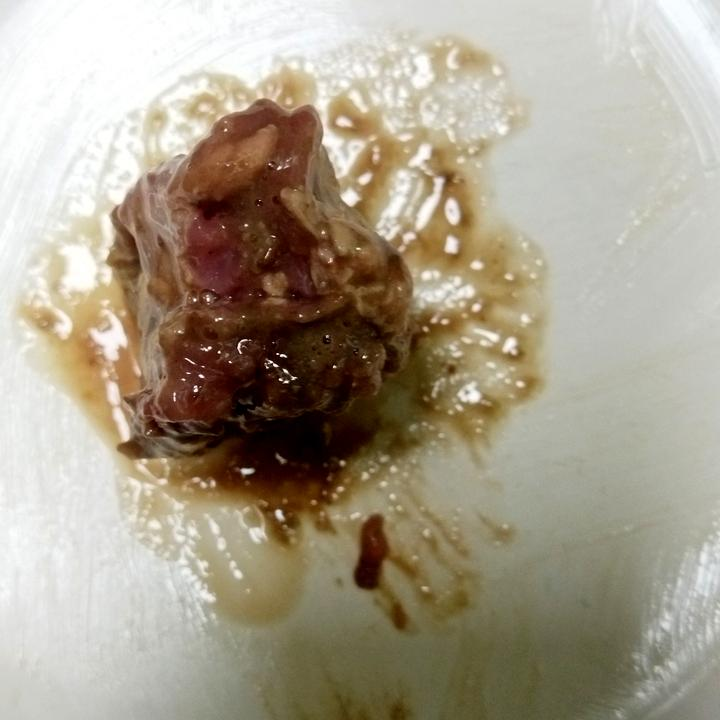
#> input picture dataset/busuk/busuk_1.jpg, 720 x 720 px; its folder holds only this picture in this run
$ jupyter execute --allow-errors percobaan_3.ipynb   (older library calls are emulated)
#> lines starting #> are read from the running program, lines starting #| are printed output that depends on the picture
#> further down, temp is the input picture: shape (720, 720, 3); mean B, G, R 139.8, 158.2, 168.2
[cell 1]
import numpy as np
import matplotlib.pyplot as plt
import matplotlib.image as im
import os
import pandas as pdk
import cv2 as cv
from skimage.color import rgb2gray
import math
import random
import pandas as pd
from skimage.feature import graycomatrix, graycoprops
from sklearn.model_selection import train_test_split
import seaborn as sns
from sklearn.decomposition import PCA
from sklearn.preprocessing import StandardScaler
from sklearn.metrics import confusion_matrix
from sklearn.metrics import accuracy_score, precision_score, recall_score, f1_score
from sklearn.neighbors import KNeighborsClassifier
from sklearn.ensemble import RandomForestClassifier
from sklearn.svm import SVC
from sklearn.discriminant_analysis import LinearDiscriminantAnalysis

`import numpy as np` : Digunakan untuk komputasi numerik dengan array dan matriks, serta menyediakan fungsi matematika tingkat tinggi untuk operasi ini.

`import matplotlib.pyplot as plt` : Digunakan untuk membuat visualisasi data seperti grafik dan plot.

`import matplotlib.image as im`: Digunakan untuk membaca dan memanipulasi gambar.

`import os`:  Digunakan untuk berinteraksi dengan sistem operasi, misalnya mengelola file dan direktori.

`import pandas` : Digunakan untuk manipulasi dan analisis data yang efisien dengan struktur data DataFrame dan Series.

`import cv2`: Digunakan untuk pemrosesan gambar dan video, termasuk fungsi untuk pengolahan citra digital.

`from skimage.color import rgb2gray` : Fungsi dari scikit-image yang digunakan untuk mengkonversi gambar RGB menjadi gambar grayscale.

`import math` : Menyediakan fungsi matematika dasar seperti trigonometri, logaritma, dll.

`import random` : Digunakan untuk menghasilkan angka acak dan melakukan berbagai operasi terkait.

`from skimage.feature import graycomatrix, graycoprops` : Digunakan untuk menghitung matriks co-occurrence tingkat abu-abu (GLCM) yang digunakan untuk menganalisis tekstur dan digunakan untuk menghitung sifat-sifat tekstur dari GLCM, seperti kontras, homogenitas, dan korelasi.

`from sklearn.model_selection import train_test_split` : Fungsi dari scikit-learn untuk membagi dataset menjadi set pelatihan dan pengujian.

`import seaborn as sns` :  Digunakan untuk membuat visualisasi statistik yang informatif dan menarik.

`from sklearn.decomposition import PCA` : Digunakan untuk reduksi dimensi data dengan cara mengubah data ke dalam komponen utama yang lebih sedikit tetapi tetap mempertahankan variasi data sebanyak mungkin.

`from sklearn.preprocessing import StandardScaler` : Digunakan untuk standarisasi fitur dengan menghapus rata-rata dan menskalakan ke varians unit.

`from sklearn.metrics import confusion_matrix` : Digunakan untuk menghitung matriks kebingungan yang memberikan gambaran tentang kinerja model klasifikasi.

`from sklearn.metrics import accuracy_score, precision_score, recall_score, f1_score` : Fungsi accuracy_score digunakan untuk menghitung akurasi klasifikasi, sedangkan precision_score digunakan untuk menghitung presisi klasifikasi. Fungsi recall_score menghitung recall atau sensitivitas klasifikasi, dan f1_score digunakan untuk menghitung skor F1 yang merupakan rata-rata harmonis dari presisi dan recall.

`from sklearn.neighbors import KNeighborsClassifier` : Algoritma k-Nearest Neighbors (k-NN) untuk klasifikasi data.

`from sklearn.ensemble import RandomForestClassifier`: Algoritma ensemble yang menggunakan banyak pohon keputusan untuk klasifikasi data.

`from sklearn.svm import SVC` Algoritma Support Vector Machine untuk klasifikasi data.

`from sklearn.discriminant_analysis import LinearDiscriminantAnalysis` : Algoritma untuk analisis diskriminan linear, digunakan untuk klasifikasi dan pengurangan dimensi.

# Data Loading

[cell 2]
folder = [
    "dataset/busuk/",
    "dataset/segar/",
    "dataset/setengah segar/"
]
data = []
labels = []
fileName = []
#> (the rest of this cell did not finish here and is left out)

Kode tersebut membaca gambar dari tiga folder berbeda dalam direktori "dataset" yang masing-masing berisi gambar daging busuk, segar, dan setengah segar. Untuk setiap gambar, kode akan menambahkan gambar tersebut ke dalam daftar data, menambahkan label yang sesuai (busuk, segar, atau setengah segar) ke dalam daftar labels, dan menambahkan nama file gambar tanpa ekstensi ke dalam daftar fileName. Jika ada gambar yang tidak dapat dimuat, pesan error akan dicetak dan gambar tersebut diabaikan. Label diubah menjadi huruf kecil dan spasi diganti dengan garis bawah.

Kemudian menampilkan sampel gambar dari setiap kategori label dalam dataset dalam fungsi `plot_samples`. Fungsi ini pertama-tama menemukan label unik dalam data, lalu membuat subplot dengan ukuran yang sesuai untuk menampilkan num_samples gambar dari setiap label. Untuk setiap label, fungsi memilih secara acak beberapa gambar, kemudian menampilkan gambar-gambar tersebut dalam subplot. Gambar grayscale ditampilkan dengan colormap 'gray', sementara gambar berwarna ditampilkan dengan konversi warna BGR ke RGB. Setiap gambar ditampilkan tanpa sumbu, dan subplot pertama dari setiap baris diberi judul sesuai dengan labelnya.

[cell 3]
def plot_samples(data, label, num_samples=5):
#> called with num_samples = 5
    unique_labels = np.unique(label)
    fig, axes = plt.subplots(len(unique_labels), num_samples, figsize=(num_samples*3, len(unique_labels)*3))
    for i, j in enumerate(unique_labels):
        indices = [idx for idx, l in enumerate(label) if l == j]
        sample_indices = random.sample(indices, num_samples)
        for k, sample_idx in enumerate(sample_indices):
            if data[sample_idx].ndim == 2:
                axes[i, k].imshow(data[sample_idx], cmap='gray')
            elif data[sample_idx].shape[2] == 3:
                image = data[sample_idx][:, :, ::-1]
                axes[i, k].imshow(image)
            axes[i, k].axis('off')
            if k == 0:
                axes[i, k].set_title(f'Label: {j}')
#> `grayimage = cv.cvtColor(temp, cv.COLOR_BGR2GRAY)`:
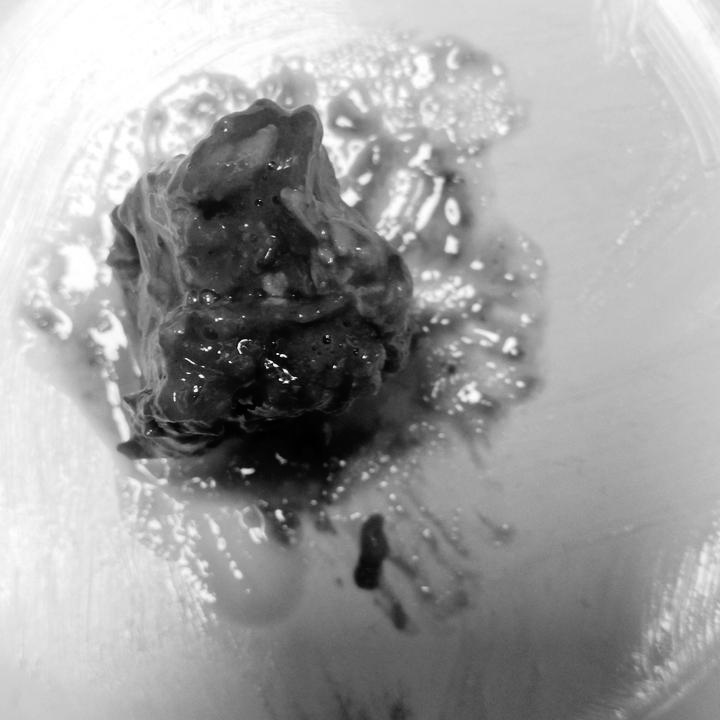
#> grayimage: shape (720, 720); min 0, max 255, mean 159.1

    plt.tight_layout()
    plt.show()

#> (the rest of this cell did not finish here and is left out)

# Data prepation

Data preparation adalah proses mengumpulkan, membersihkan, dan mengorganisir data mentah agar siap digunakan dalam analisis atau pemodelan lebih lanjut.

[cell 4]
data = []
labels = []
fileName = []
#> (the rest of this cell did not finish here and is left out)

Kode ini mirip dengan kode sebelumnya pada data loading, namun ada sedikit perbedaan penting seperti setelah memuat gambar, gambar tersebut dikonversi menjadi grayscale menggunakan cv.cvtColor dengan parameter cv.COLOR_BGR2GRAY. Ini berarti bahwa setiap gambar dalam dataset diubah menjadi gambar grayscale sebelum ditambahkan ke daftar data.

[cell 5]
def plot_samples(data, label, num_samples=5):
#> called with num_samples = 5
    unique_labels = np.unique(label)
    fig, axes = plt.subplots(len(unique_labels), num_samples, figsize=(num_samples*3, len(unique_labels)*3))
    for i, j in enumerate(unique_labels):
        indices = [idx for idx, l in enumerate(label) if l == j]
        sample_indices = random.sample(indices, num_samples)
        for k, sample_idx in enumerate(sample_indices):
            if data[sample_idx].ndim == 2:
                axes[i, k].imshow(data[sample_idx], cmap='gray')
            elif data[sample_idx].shape[2] == 3:
                image = data[sample_idx][:, :, ::-1]
                axes[i, k].imshow(image)
            axes[i, k].axis('off')
            if k == 0:
                axes[i, k].set_title(f'Label: {j}')

    plt.tight_layout()
    plt.show()

#> (the rest of this cell did not finish here and is left out)

[cell 6]
def padding (image, kernel):
    if len(kernel)% 2 == 0:
        n = int(len(kernel)/2)
        output = np.pad(image, ([0,n], [0,n]))
    else:
        n = int((len(kernel)-1)/2)
        output = np.pad(image, ([n,n], [n,n]))
    return output

def konvolusi(pad, image, kernel):
    output = np.zeros(image.shape).astype(int)
    for i in range(image.shape[0]):
        for j in range(image.shape[1]):
            for k in range(len(kernel)):
                for l in range(len(kernel)):
                    output[i,j] += pad[i+k, j+l] * kernel[k][l]
    return output

def edge_detection(image, kernel1, kernel2):
    pad_image = padding(image, kernel1)
    konv1 = konvolusi(pad_image, image, kernel1)
    konv2 = konvolusi(pad_image, image, kernel2)

    square1 = konv1 * konv1
    square2 = konv2 * konv2

    gy = np.zeros(square1.shape).astype(int)
    gy = np.sqrt(square1)

    gx = np.zeros(square2.shape).astype(int)
    gx = np.sqrt(square2)

    hasil_sum = square1 + square2
    output = np.sqrt(hasil_sum)

    return output, gx, gy

- Fungsi padding digunakan untuk menambahkan padding pada citra input berdasarkan ukuran kernel yang digunakan. Jika ukuran kernel genap, maka padding akan ditambahkan setengah dari ukuran kernel ke setiap sisi citra. Jika ukuran kernel ganjil, padding akan ditambahkan setengah dari ukuran kernel dikurangi satu ke setiap sisi citra.

- Fungsi konvolusi melakukan proses konvolusi antara citra yang telah dipadding dengan kernel yang diberikan. Proses konvolusi dilakukan dengan mengalikan nilai piksel dengan nilai kernel yang sesuai pada area yang bersesuaian, kemudian menjumlahkan hasilnya.

- Fungsi edge_detection menggunakan fungsi padding dan konvolusi untuk mendeteksi tepi pada citra. Pertama, citra dipadding dengan kernel pertama, lalu dilakukan konvolusi dengan kernel tersebut. Proses yang sama dilakukan dengan kernel kedua. Selanjutnya, dilakukan operasi untuk menghitung gradien vertikal dan horizontal (gy dan gx) dari kedua hasil konvolusi. Hasil akhir dari deteksi tepi adalah akar kuadrat dari penjumlahan kuadrat hasil konvolusi menggunakan kedua kernel.

[cell 7]
sx = np.array([[-1, 0, 1],
               [-2, 0, 2],
               [-1, 0, 1]])

sy = np.array([[1, 2, 1],
               [0, 0, 0],
               [-1, -2, -1]])

kernel yang dibutuhkan untuk operasi deteksi tepi sobel

[cell 8]
def preprocess(image):
    resized_image = cv.resize(image, (500, 500))
    edge_detected, _, _ = edge_detection(resized_image, sx, sy)

    return edge_detected

Fungsi preprocess(image) ini digunakan untuk memproses gambar yang diberikan. Pertama, gambar diubah ukurannya menjadi 500x500 piksel menggunakan fungsi cv.resize. Selanjutnya, gambar yang sudah diresize tersebut diproses untuk mendeteksi tepi menggunakan fungsi edge_detection. Hasil dari deteksi tepi disimpan dalam variabel edge_detected. Fungsi kemudian mengembalikan gambar yang telah melalui proses resize dan deteksi tepi sebagai outputnya.

[cell 9]
preprocessed_path = 'dataset/preprocess/'
categories = ['busuk', 'segar', 'setengah_segar']

if not os.path.exists(preprocessed_path):
    os.makedirs(preprocessed_path)

for category in categories:
    category_path = os.path.join(preprocessed_path, category)
    if not os.path.exists(category_path):
        os.makedirs(category_path)

Kode digunakan untuk membuat struktur direktori untuk menyimpan dataset yang telah diproses sebelumnya. Pertama, variabel 'preprocessed_path' diatur ke 'dataset/preprocess/', dan daftar 'categories' berisi tiga kategori: 'busuk', 'segar', dan 'setengah_segar'. Kode kemudian memeriksa apakah direktori utama 'preprocessed_path' sudah ada, dan membuatnya jika belum. Selanjutnya, untuk setiap kategori dalam daftar, kode membuat subdirektori di dalam 'preprocessed_path'. Ini memastikan bahwa ada tempat yang terorganisir untuk menyimpan data yang telah diproses untuk masing-masing kategori.

[cell 10]
preprocess_data = []
preprocess_labels = []
preprocess_file_names = []

counter = {'busuk': 1, 'segar': 1, 'setengah_segar': 1}

for i, image in enumerate(data):
    label = labels[i]
    name = fileName[i]
    prepro_image = preprocess(image)

    if label not in counter:
        print(f"Label {label} tidak ditemukan dalam counter dictionary.")
        continue

    label_folder = label.lower()
    save_name = f"{label_folder}_{counter[label_folder]}.jpg"
    save_path = os.path.join(preprocessed_path, label_folder, save_name)
    cv.imwrite(save_path, prepro_image)
    preprocess_data.append(prepro_image)
    preprocess_labels.append(label)
    preprocess_file_names.append(save_name)
    counter[label_folder] += 1
#> this loop made 1 pass
#> (label, name, label_folder, save_name) on pass 1: ('busuk', 'busuk_1', 'busuk', 'busuk_1.jpg')
#> pass 1, in padding, `output = np.pad(image, ([n,n], [n,n]))`:
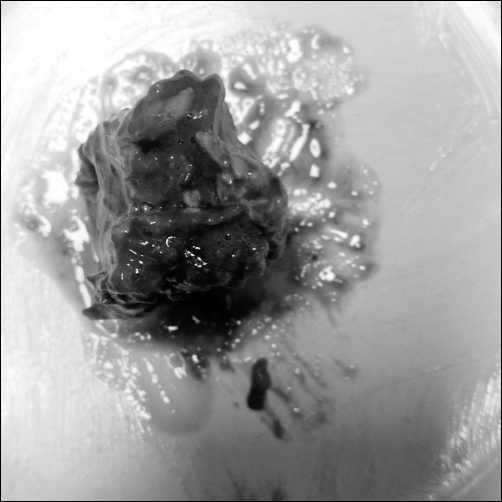
#> output: shape (502, 502); min 0, max 255, mean 157.8
#> pass 1, in edge_detection, `konv1 = konvolusi(pad_image, image, kernel1)`:
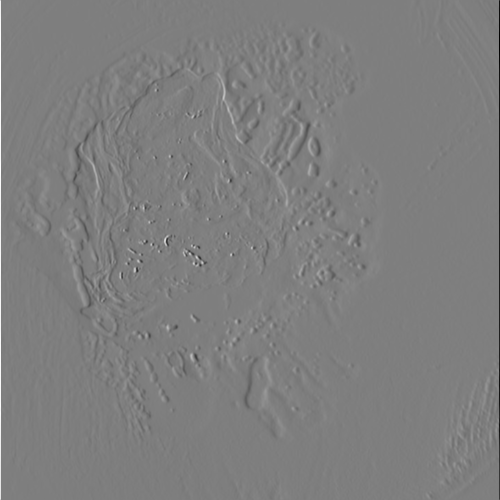
#> konv1: shape (500, 500) int64; min -1005, max 1016, mean -0.3; drawn with min black and max white
#> pass 1, in edge_detection, `konv2 = konvolusi(pad_image, image, kernel2)`:
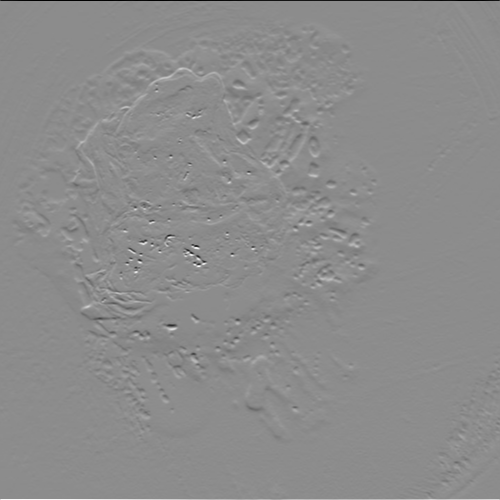
#> konv2: shape (500, 500) int64; min -1020, max 836, mean 0.9; drawn with min black and max white
#> after the loop, counter = {'busuk': 2, 'segar': 1, 'setengah_segar': 1}; preprocess_data = 1 item; preprocess_file_names = ['busuk_1.jpg']; preprocess_labels = ['busuk']

Kode diatas melakukan preprocessing pada dataset gambar. Pertama, ia menginisialisasi list kosong untuk menyimpan data yang telah diproses, label, dan nama file. Sebuah dictionary 'counter' dibuat untuk menghitung jumlah gambar dalam setiap kategori. Selanjutnya, kode melakukan iterasi melalui setiap gambar dalam dataset, memproses gambar tersebut, dan menyimpannya dengan nama baru di folder yang sesuai. Nama file baru dibuat menggunakan label dan nomor urut. Gambar yang telah diproses, labelnya, dan nama file barunya ditambahkan ke list yang sesuai. Counter untuk kategori tersebut kemudian ditingkatkan. Jika ditemukan label yang tidak ada dalam dictionary counter, pesan kesalahan akan dicetak dan iterasi akan dilanjutkan ke gambar berikutnya.

Kode dibawah digunakan untuk menampilkan gambar yang telah diproses sebelumnya. Ia membuat sebuah figure berukuran 15x5 inci dan menampilkan maksimal 12 gambar dalam grid 2x6. Setiap gambar ditampilkan dalam subplot terpisah menggunakan colormap grayscale, dengan menonaktifkan sumbu pada gambar.

[cell 11]
plt.figure(figsize=(15, 5))
for i in range(min(12, len(preprocess_data))):
    plt.subplot(2, 6, i+1)
    plt.imshow(preprocess_data[i], cmap='gray')
    plt.axis('off')
#> this loop made 1 pass
plt.show()
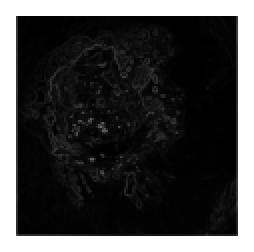
#> figure drawn by matplotlib, 1 panel
#> (the rest of the program and of its run is left out)
